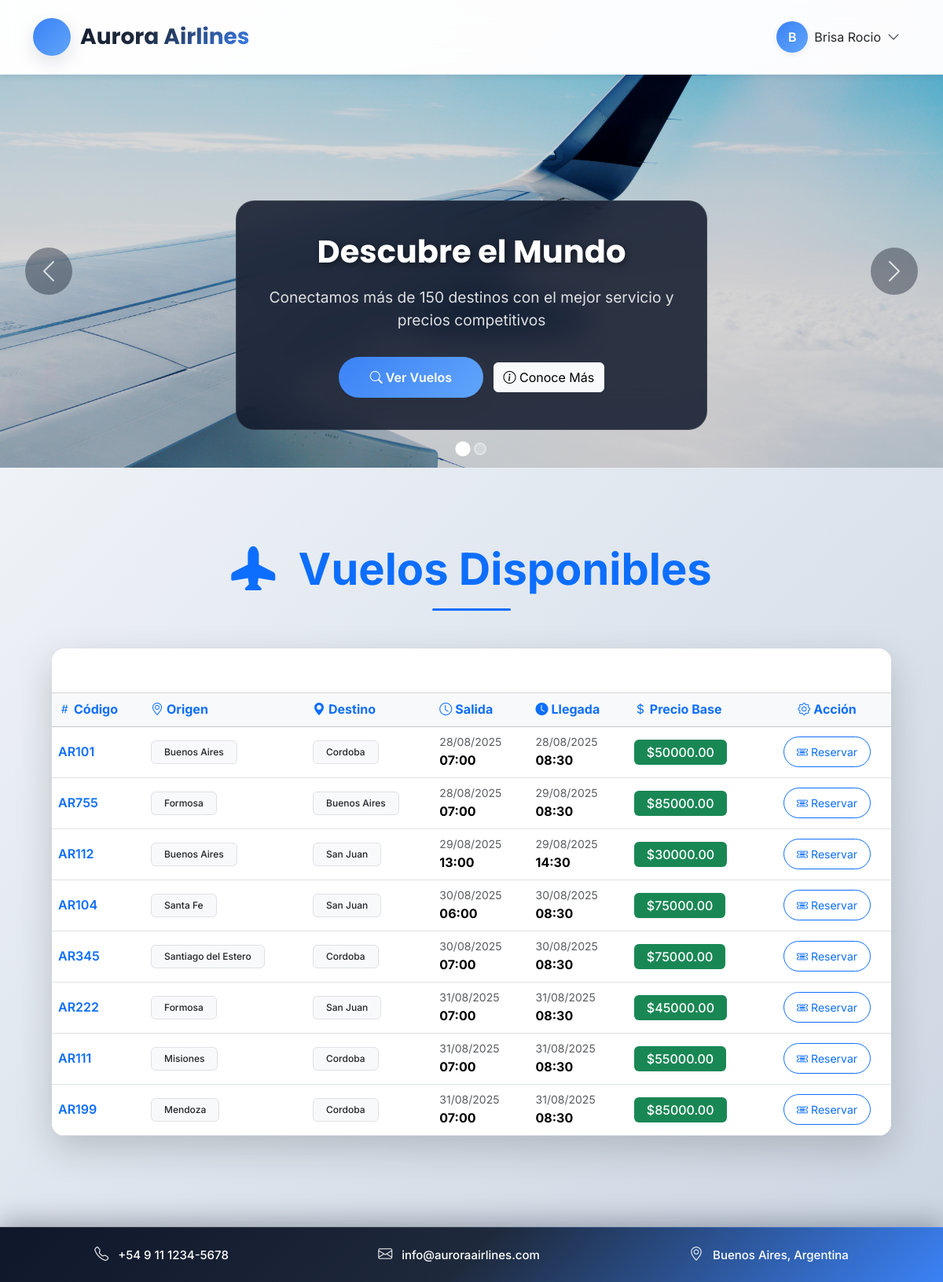
Page /vuelos/ (signed in) on the committed database.
### gestion/models.py (models this page shows, shortened)
class Usuario(AbstractUser):
    documento = models.CharField(
        max_length=20,
        unique=True,
        validators=[RegexValidator(r'^[0-9]+$', 'Solo se permiten números')]
    )
    telefono = models.CharField(
        max_length=20,
        validators=[RegexValidator(r'^\+?[0-9]+$', 'Formato de teléfono inválido')]
    )
    fecha_nacimiento = models.DateField(null=True, blank=True)
    class Rol(models.TextChoices):
        ADMIN = 'AD', 'Administrador'
        PASAJERO = 'PA', 'Pasajero'
    rol = models.CharField(max_length=2, choices=Rol.choices, default=Rol.PASAJERO)
    @property
    def is_pasajero(self):
        return self.rol == self.Rol.PASAJERO

class Vuelo(models.Model):
    class Estado(models.TextChoices):
        PROGRAMADO = 'programado', _('Programado')
        DEMORADO = 'demorado', _('Demorado')
        CANCELADO = 'cancelado', _('Cancelado')
        COMPLETADO = 'completado', _('Completado')
        EN_CURSO = 'en_curso', _('En Curso')
    avion = models.ForeignKey('Avion', on_delete=models.PROTECT, related_name='vuelos')
    codigo_vuelo = models.CharField(max_length=10, unique=True)
    origen = models.CharField(max_length=100, db_index=True)
    destino = models.CharField(max_length=100, db_index=True)
    fecha_salida = models.DateTimeField()
    fecha_llegada = models.DateTimeField()
    duracion = models.DurationField()
    estado = models.CharField(
        max_length=20,
        choices=Estado.choices,
        default=Estado.PROGRAMADO
    )
    precio_base = models.DecimalField(
        max_digits=10,
        decimal_places=2,
        validators=[MinValueValidator(0)]
    )
    tripulacion = models.ManyToManyField(
        'Usuario',
        limit_choices_to={'rol__in': ['AD', 'EM']},
        blank=True
    )
    class Meta:
        ordering = ['fecha_salida']
        indexes = [
            models.Index(fields=['origen', 'destino']),
            models.Index(fields=['fecha_salida']),
        ]
    @property
    def cancelado(self):
        return self.estado == self.Estado.CANCELADO

### gestion/views.py (the view, shortened to what this page needs)
# urls.py: path('vuelos/', vuelos_disponibles, name='vuelos_disponibles'),
@login_required(login_url='login')
def vuelos_disponibles(request):
    vuelos = Vuelo.objects.all().order_by('fecha_salida')
    return render(request, 'gestion/vuelos.html', {
        'vuelos': vuelos,
        'form': VueloForm(),  # Para que el admin pueda agregar desde la misma vista
    })

### gestion/templates/gestion/vuelos.html (shortened to what this page needs)
{% extends 'gestion/base.html' %}
{% block content %}
<div class="container-fluid px-4 py-5">
    <div class="row mb-5">
        <div class="col-12">
            <div class="text-center">
                <h2 class="display-4 fw-bold text-primary mb-3">
                    <i class="bi bi-airplane-fill me-3"></i>
                    Vuelos Disponibles
                </h2>
                <div class="bg-primary" style="height: 3px; width: 100px; margin: 0 auto; border-radius: 2px;"></div>
            </div>
        </div>
    </div>
    <div class="row">
        <div class="col-12">
            <div class="card shadow-lg border-0 rounded-4 overflow-hidden">
                <div class="card-header bg-gradient text-white py-3" style="background: linear-gradient(135deg, var(--bs-primary), var(--bs-info));">
                    <h5 class="card-title mb-0 fw-bold">
                        <i class="bi bi-list-ul me-2"></i>
                    </h5>
                </div>
                <div class="card-body p-0">
                    <div class="table-responsive">
                        <table class="table table-hover mb-0">
                            <thead class="table-light">
                                <tr>
                                    <th scope="col" class="fw-bold text-primary"><i class="bi bi-hash me-1"></i>Código</th>
                                    <th scope="col" class="fw-bold text-primary"><i class="bi bi-geo-alt me-1"></i>Origen</th>
                                    <th scope="col" class="fw-bold text-primary"><i class="bi bi-geo-alt-fill me-1"></i>Destino</th>
                                    <th scope="col" class="fw-bold text-primary"><i class="bi bi-clock me-1"></i>Salida</th>
                                    <th scope="col" class="fw-bold text-primary"><i class="bi bi-clock-fill me-1"></i>Llegada</th>
                                    <th scope="col" class="fw-bold text-primary"><i class="bi bi-currency-dollar me-1"></i>Precio Base</th>
                                    {% if user.is_authenticated and user.is_pasajero %}
                                        <th scope="col" class="fw-bold text-primary text-center"><i class="bi bi-gear me-1"></i>Acción</th>
                                    {% endif %}
                                </tr>
                            </thead>
                            <tbody>
                                {% for vuelo in vuelos %}
                                    <tr class="align-middle {% if vuelo.cancelado %}bg-light text-muted{% endif %}">
                                        <td class="fw-semibold text-primary">{{ vuelo.codigo_vuelo }}</td>
                                        <td>
                                            <span class="badge bg-light text-dark border px-3 py-2">{{ vuelo.origen }}</span>
                                        </td>
                                        <td>
                                            <span class="badge bg-light text-dark border px-3 py-2">{{ vuelo.destino }}</span>
                                        </td>
                                        <td>
                                            <small class="text-muted d-block">{{ vuelo.fecha_salida|date:"d/m/Y" }}</small>
                                            <strong>{{ vuelo.fecha_salida|date:"H:i" }}</strong>
                                        </td>
                                        <td>
                                            <small class="text-muted d-block">{{ vuelo.fecha_llegada|date:"d/m/Y" }}</small>
                                            <strong>{{ vuelo.fecha_llegada|date:"H:i" }}</strong>
                                        </td>
                                        <td>
                                            <span class="badge bg-success fs-6 px-3 py-2">${{ vuelo.precio_base }}</span>
                                        </td>
                                        {% if user.is_authenticated and user.is_pasajero %}
                                            <td class="text-center">
                                                <a href="{% url 'reservar_asiento' %}?vuelo={{ vuelo.id }}"
                                                   class="btn btn-outline-primary btn-sm px-3 py-2 rounded-pill">
                                                    <i class="bi bi-ticket-detailed me-1"></i>Reservar
                                                </a>
                                            </td>
                                        {% endif %}
                                    </tr>
                                {% endfor %}
                            </tbody>
                        </table>
                    </div>
                </div>
            </div>
        </div>
    </div>
</div>
{% endblock %}

### gestion/templates/gestion/base.html (shortened to what this page needs)
{% load static %}
<!DOCTYPE html>
<html lang="es">
<head>
    <link href="https://cdn.jsdelivr.net/npm/bootstrap@5.3.2/dist/css/bootstrap.min.css" rel="stylesheet" />
    <link href="https://cdn.jsdelivr.net/npm/bootstrap-icons@1.11.0/font/bootstrap-icons.css" rel="stylesheet" />
</head>
<body>
    <header class="aurora-header">
        <div class="container">
            <div class="d-flex justify-content-between align-items-center">
                <a class="aurora-logo" href="{% url 'vuelos_disponibles' %}">
                    <div class="aurora-logo-icon"><i class="bi bi-airplane"></i></div>
                    Aurora Airlines
                </a>
                <div class="d-flex align-items-center">
                    <div class="auth-section">
                        {% if user.is_authenticated %}
                            <div class="dropdown">
                                <button class="btn d-flex align-items-center gap-2" type="button" data-bs-toggle="dropdown">
                                    <div class="user-avatar">{{ user.first_name|default:user.username|slice:":1"|upper }}</div>
                                    <span class="d-none d-md-inline">{{ user.first_name|default:user.username }}</span>
                                    <i class="bi bi-chevron-down"></i>
                                </button>
                            </div>
                        {% else %}
                            <div class="auth-buttons d-flex gap-2">
                                <a href="{% url 'login' %}" class="btn-auth-outline"><i class="bi bi-box-arrow-in-right"></i> Iniciar Sesión</a>
                                <a href="#" onclick="alert('Función de registro en desarrollo')" class="btn-auth"><i class="bi bi-person-plus"></i> Registrarse</a>
                            </div>
                        {% endif %}
                    </div>
                </div>
            </div>
        </div>
    </header>
    <div id="navCarousel" class="carousel slide" data-bs-ride="carousel">
        <div class="carousel-indicators">
            <button type="button" data-bs-target="#navCarousel" data-bs-slide-to="0" class="active"></button>
            <button type="button" data-bs-target="#navCarousel" data-bs-slide-to="1"></button>
        </div>
        <div class="carousel-inner">
            <div class="carousel-item active">
                <img src="{% static '1.png' %}" class="d-block w-100" alt="Vuelos Disponibles" />
                <div class="carousel-caption">
                    <h5>Descubre el Mundo</h5>
                    <p>Conectamos más de 150 destinos con el mejor servicio y precios competitivos</p>
                    <a href="{% url 'vuelos_disponibles' %}" class="btn btn-aurora-primary"><i class="bi bi-search"></i> Ver Vuelos</a>
                    <a href="#servicios" class="btn btn-light ms-2"><i class="bi bi-info-circle"></i> Conoce Más</a>
                </div>
            </div>
        </div>
        <button class="carousel-control-prev" type="button" data-bs-target="#navCarousel" data-bs-slide="prev">
            <span class="carousel-control-prev-icon"></span>
        </button>
        <button class="carousel-control-next" type="button" data-bs-target="#navCarousel" data-bs-slide="next">
            <span class="carousel-control-next-icon"></span>
        </button>
    </div>
    <main class="container my-5">
        {% block content %}{% endblock %}
    </main>
    <footer class="footer-aurora">
        <p><i class="bi bi-telephone"></i> +54 9 11 1234-5678</p>
        <p><i class="bi bi-envelope"></i> info@auroraairlines.com</p>
        <p><i class="bi bi-geo-alt"></i> Buenos Aires, Argentina</p>
    </footer>
</body>
</html>

### gestion/templates/gestion/base.html (style rules this page uses)
:root { --aurora-primary: #0f172a; --aurora-secondary: #1e293b; --aurora-accent: #3b82f6; --aurora-accent-light: #60a5fa; --aurora-success: #10b981; --aurora-warning: #f59e0b; --aurora-gradient-primary: linear-gradient(135deg, #0f172a 0%, #1e293b 50%, #3b82f6 100%); --aurora-gradient-accent: linear-gradient(135deg, #3b82f6 0%, #60a5fa 100%); --aurora-gradient-success: linear-gradient(135deg, #10b981 0%, #34d399 100%); --aurora-shadow-sm: 0 2px 8px rgba(15, 23, 42, 0.08); --aurora-shadow-md: 0 8px 25px rgba(15, 23, 42, 0.12); --aurora-shadow-lg: 0 20px 40px rgba(15, 23, 42, 0.15); --aurora-border-radius: 16px; --aurora-border-radius-lg: 24px; }
body { font-family: 'Inter', -apple-system, BlinkMacSystemFont, sans-serif; background: linear-gradient(135deg, #f8fafc 0%, #e2e8f0 50%, #cbd5e1 100%); background-attachment: fixed; margin: 0; padding-bottom: 90px; line-height: 1.6; color: var(--aurora-primary); }
.aurora-header { background: rgba(255, 255, 255, 0.85); backdrop-filter: blur(20px); -webkit-backdrop-filter: blur(20px); border-bottom: 1px solid rgba(59, 130, 246, 0.1); position: sticky; top: 0; z-index: 1030; padding: 1.25rem 0; box-shadow: var(--aurora-shadow-sm); transition: all 0.3s cubic-bezier(0.4, 0, 0.2, 1); }
.aurora-logo { display: flex; align-items: center; gap: 0.75rem; text-decoration: none; color: inherit; font-family: 'Poppins', sans-serif; font-weight: 700; font-size: 1.75rem; background: var(--aurora-gradient-primary); -webkit-background-clip: text; -webkit-text-fill-color: transparent; background-clip: text; transition: all 0.3s ease; }
.aurora-logo-icon { width: 48px; height: 48px; background: var(--aurora-gradient-accent); border-radius: 50%; display: flex; align-items: center; justify-content: center; color: white; font-size: 22px; box-shadow: var(--aurora-shadow-md); transition: all 0.3s cubic-bezier(0.4, 0, 0.2, 1); }
.user-avatar { width: 40px; height: 40px; background: var(--aurora-gradient-accent); border-radius: 50%; display: flex; align-items: center; justify-content: center; color: white; font-size: 16px; font-weight: 600; box-shadow: var(--aurora-shadow-sm); transition: all 0.3s ease; }
.carousel-item img { height: 500px; object-fit: cover; width: 100%; filter: brightness(0.75) contrast(1.1); transition: all 0.5s ease; }
.carousel-item.active img { filter: brightness(0.8) contrast(1.2); }
.carousel-caption { background: rgba(15, 23, 42, 0.85); border-radius: var(--aurora-border-radius-lg); padding: 2.5rem; backdrop-filter: blur(20px); -webkit-backdrop-filter: blur(20px); border: 1px solid rgba(255, 255, 255, 0.1); max-width: 600px; margin: 0 auto; bottom: 3rem; }
.carousel-caption h5 { font-family: 'Poppins', sans-serif; font-size: 2.5rem; font-weight: 700; margin-bottom: 1.25rem; color: white; text-shadow: 2px 2px 8px rgba(0,0,0,0.5); line-height: 1.2; }
.carousel-caption p { font-size: 1.2rem; opacity: 0.95; color: rgba(255, 255, 255, 0.9); margin-bottom: 2rem; line-height: 1.5; }
.btn-aurora-primary { background: var(--aurora-gradient-accent); color: white; border: none; border-radius: 50px; padding: 0.875rem 2.5rem; transition: all 0.3s cubic-bezier(0.4, 0, 0.2, 1); font-weight: 600; font-size: 1rem; box-shadow: var(--aurora-shadow-md); }
.footer-aurora { background: var(--aurora-gradient-primary); color: white; padding: 20px 25px; display: flex; justify-content: space-around; align-items: center; font-size: 15px; position: fixed; bottom: 0; width: 100%; z-index: 1020; box-shadow: 0 -8px 32px rgba(15, 23, 42, 0.3); backdrop-filter: blur(20px); -webkit-backdrop-filter: blur(20px); border-top: 1px solid rgba(255, 255, 255, 0.1); }
.footer-aurora p { margin: 0; display: flex; align-items: center; gap: 0.75rem; font-weight: 500; transition: all 0.3s ease; }
.footer-aurora i { font-size: 18px; opacity: 0.9; }
.carousel-control-prev, .carousel-control-next { width: 60px; height: 60px; background: rgba(15, 23, 42, 0.8); border-radius: 50%; top: 50%; transform: translateY(-50%); backdrop-filter: blur(10px); -webkit-backdrop-filter: blur(10px); transition: all 0.3s ease; }
.carousel-control-prev { left: 2rem; }
.carousel-control-next { right: 2rem; }
.carousel-indicators [data-bs-target] { width: 12px; height: 12px; border-radius: 50%; background: rgba(255, 255, 255, 0.5); border: 2px solid white; transition: all 0.3s ease; }
.carousel-indicators [data-bs-target].active { background: white; transform: scale(1.2); }
* { scroll-behavior: smooth; }
.container { transition: all 0.3s ease; }

### rows in the picture
Usuario: first_name "B", first_name "Brisa Rocio"
Vuelo: codigo_vuelo "AR101", origen "Buenos Aires", destino "Cordoba", fecha_salida "28/08/2025", fecha_salida "07:00", fecha_llegada "28/08/2025", fecha_llegada "08:30", precio_base "50000.00"
Vuelo: codigo_vuelo "AR755", origen "Formosa", destino "Buenos Aires", fecha_salida "28/08/2025", fecha_salida "07:00", fecha_llegada "29/08/2025", fecha_llegada "08:30", precio_base "85000.00"
Vuelo: codigo_vuelo "AR112", origen "Buenos Aires", destino "San Juan", fecha_salida "29/08/2025", fecha_salida "13:00", fecha_llegada "29/08/2025", fecha_llegada "14:30", precio_base "30000.00"
Vuelo: codigo_vuelo "AR104", origen "Santa Fe", destino "San Juan", fecha_salida "30/08/2025", fecha_salida "06:00", fecha_llegada "30/08/2025", fecha_llegada "08:30", precio_base "75000.00"
Vuelo: codigo_vuelo "AR345", origen "Santiago del Estero", destino "Cordoba", fecha_salida "30/08/2025", fecha_salida "07:00", fecha_llegada "30/08/2025", fecha_llegada "08:30", precio_base "75000.00"
Vuelo: codigo_vuelo "AR222", origen "Formosa", destino "San Juan", fecha_salida "31/08/2025", fecha_salida "07:00", fecha_llegada "31/08/2025", fecha_llegada "08:30", precio_base "45000.00"
Vuelo: codigo_vuelo "AR111", origen "Misiones", destino "Cordoba", fecha_salida "31/08/2025", fecha_salida "07:00", fecha_llegada "31/08/2025", fecha_llegada "08:30", precio_base "55000.00"
Vuelo: codigo_vuelo "AR199", origen "Mendoza", destino "Cordoba", fecha_salida "31/08/2025", fecha_salida "07:00", fecha_llegada "31/08/2025", fecha_llegada "08:30", precio_base "85000.00"
